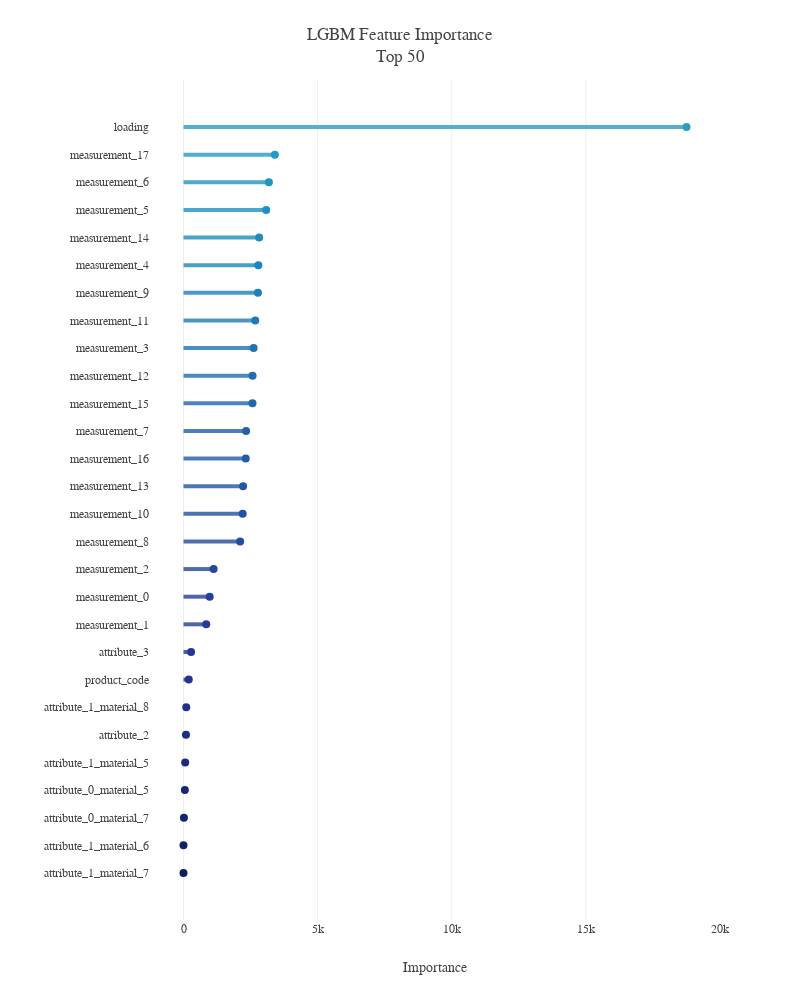

Notebook source saved alongside this figure:
### Code cell
top = 50

feature_importance_df['avg'] = feature_importance_df.mean(axis=1)
feature_importance_top = feature_importance_df.avg.nlargest(top).sort_values(ascending=True)

pal=sns.color_palette("YlGnBu", 65).as_hex()
fig=go.Figure()
for i in range(len(feature_importance_top.index)):
    fig.add_shape(dict(type="line", y0=i, y1=i, x0=0, x1=feature_importance_top[i],
                       line_color=pal[::-1][i],opacity=0.8,line_width=4))

fig.add_trace(go.Scatter(x=feature_importance_top, y=feature_importance_top.index, mode='markers',
                         marker_color=pal[::-1], marker_size=8,
                         hovertemplate='%{y} Importance = %{x:.0f}<extra></extra>'))

fig.update_layout(template=plotly_template,title=f'LGBM Feature Importance<br>Top {top}',
                  margin=dict(l=150,t=80),
                  xaxis=dict(title='Importance', zeroline=False),
                  yaxis_showgrid=False, height=1000, width=800)
fig.show()

### Figure 1 — Plotly figure (JSON) as saved in the notebook; plotly's stock layout.template omitted (floating-point values rounded to 4 significant figures)
{"data": [{"hovertemplate": "%{y} Importance = %{x:.0f}<extra></extra>", "marker": {"color": ["#0b1f5e", "#0e2265", "#12256d", "#162874", "#192b7c", "#1d2e83", "#21308b", "#243392", "#253795", "#243c98", "#24419a", "#24479d", "#234c9f", "#2351a2", "#2356a4", "#225ca7", "#2260a9", "#2166ac", "#216daf", "#2073b2", "#1f7ab5", "#1f80b8", "#1e86bb", "#1d8dbe", "#1d91c0", "#2296c1", "#269bc1", "#2b9fc2", "#2fa4c2", "#34a9c3", "#39adc3", "#3db2c4", "#40b5c4", "#48b9c3", "#50bbc2", "#57bec1", "#5fc1c0", "#67c4be", "#6fc7bd", "#76cabc", "#7ecdbb", "#85cfba", "#8ed3ba", "#97d6b9", "#a0dab8", "#a9ddb7", "#b2e1b6", "#bbe4b5", "#c4e8b4", "#c9eab4", "#ceecb3", "#d3eeb3", "#d7efb3", "#dcf1b2", "#e1f3b2", "#e6f5b2", "#eaf7b1", "#edf8b2", "#f0f9b7", "#f2fabc", "#f4fbc1", "#f7fcc6", "#f9fdcb", "#fbfdd0", "#fdfed5"], "size": 8}, "mode": "markers", "type": "scatter", "x": [0, 0, 15.73, 50.68, 62.69, 92.6, 103.1, 196.4, 282.3, 848.8, 976.3, 1124.0, 2112.0, 2206.0, 2221.0, 2321.0, 2334.0, 2572.0, 2575.0, 2614.0, 2676.0, 2775.0, 2792.0, 2821.0, 3083.0, 3184.0, 3406.0, 18760.0], "y": ["attribute_1_material_7", "attribute_1_material_6", "attribute_0_material_7", "attribute_0_material_5", "attribute_1_material_5", "attribute_2", "attribute_1_material_8", "product_code", "attribute_3", "measurement_1", "measurement_0", "measurement_2", "measurement_8", "measurement_10", "measurement_13", "measurement_16", "measurement_7", "measurement_15", "measurement_12", "measurement_3", "measurement_11", "measurement_9", "measurement_4", "measurement_14", "measurement_5", "measurement_6", "measurement_17", "loading"]}], "layout": {"height": 1000, "margin": {"l": 150, "t": 80}, "shapes": [{"line": {"color": "#0b1f5e", "width": 4}, "opacity": 0.8, "type": "line", "x0": 0, "x1": 0, "y0": 0, "y1": 0}, {"line": {"color": "#0e2265", "width": 4}, "opacity": 0.8, "type": "line", "x0": 0, "x1": 0, "y0": 1, "y1": 1}, {"line": {"color": "#12256d", "width": 4}, "opacity": 0.8, "type": "line", "x0": 0, "x1": 15.73, "y0": 2, "y1": 2}, {"line": {"color": "#162874", "width": 4}, "opacity": 0.8, "type": "line", "x0": 0, "x1": 50.68, "y0": 3, "y1": 3}, {"line": {"color": "#192b7c", "width": 4}, "opacity": 0.8, "type": "line", "x0": 0, "x1": 62.69, "y0": 4, "y1": 4}, {"line": {"color": "#1d2e83", "width": 4}, "opacity": 0.8, "type": "line", "x0": 0, "x1": 92.6, "y0": 5, "y1": 5}, {"line": {"color": "#21308b", "width": 4}, "opacity": 0.8, "type": "line", "x0": 0, "x1": 103.1, "y0": 6, "y1": 6}, {"line": {"color": "#243392", "width": 4}, "opacity": 0.8, "type": "line", "x0": 0, "x1": 196.4, "y0": 7, "y1": 7}, {"line": {"color": "#253795", "width": 4}, "opacity": 0.8, "type": "line", "x0": 0, "x1": 282.3, "y0": 8, "y1": 8}, {"line": {"color": "#243c98", "width": 4}, "opacity": 0.8, "type": "line", "x0": 0, "x1": 848.8, "y0": 9, "y1": 9}, {"line": {"color": "#24419a", "width": 4}, "opacity": 0.8, "type": "line", "x0": 0, "x1": 976.3, "y0": 10, "y1": 10}, {"line": {"color": "#24479d", "width": 4}, "opacity": 0.8, "type": "line", "x0": 0, "x1": 1124.0, "y0": 11, "y1": 11}, {"line": {"color": "#234c9f", "width": 4}, "opacity": 0.8, "type": "line", "x0": 0, "x1": 2112.0, "y0": 12, "y1": 12}, {"line": {"color": "#2351a2", "width": 4}, "opacity": 0.8, "type": "line", "x0": 0, "x1": 2206.0, "y0": 13, "y1": 13}, {"line": {"color": "#2356a4", "width": 4}, "opacity": 0.8, "type": "line", "x0": 0, "x1": 2221.0, "y0": 14, "y1": 14}, {"line": {"color": "#225ca7", "width": 4}, "opacity": 0.8, "type": "line", "x0": 0, "x1": 2321.0, "y0": 15, "y1": 15}, {"line": {"color": "#2260a9", "width": 4}, "opacity": 0.8, "type": "line", "x0": 0, "x1": 2334.0, "y0": 16, "y1": 16}, {"line": {"color": "#2166ac", "width": 4}, "opacity": 0.8, "type": "line", "x0": 0, "x1": 2572.0, "y0": 17, "y1": 17}, {"line": {"color": "#216daf", "width": 4}, "opacity": 0.8, "type": "line", "x0": 0, "x1": 2575.0, "y0": 18, "y1": 18}, {"line": {"color": "#2073b2", "width": 4}, "opacity": 0.8, "type": "line", "x0": 0, "x1": 2614.0, "y0": 19, "y1": 19}, {"line": {"color": "#1f7ab5", "width": 4}, "opacity": 0.8, "type": "line", "x0": 0, "x1": 2676.0, "y0": 20, "y1": 20}, {"line": {"color": "#1f80b8", "width": 4}, "opacity": 0.8, "type": "line", "x0": 0, "x1": 2775.0, "y0": 21, "y1": 21}, {"line": {"color": "#1e86bb", "width": 4}, "opacity": 0.8, "type": "line", "x0": 0, "x1": 2792.0, "y0": 22, "y1": 22}, {"line": {"color": "#1d8dbe", "width": 4}, "opacity": 0.8, "type": "line", "x0": 0, "x1": 2821.0, "y0": 23, "y1": 23}, {"line": {"color": "#1d91c0", "width": 4}, "opacity": 0.8, "type": "line", "x0": 0, "x1": 3083.0, "y0": 24, "y1": 24}, {"line": {"color": "#2296c1", "width": 4}, "opacity": 0.8, "type": "line", "x0": 0, "x1": 3184.0, "y0": 25, "y1": 25}, {"line": {"color": "#269bc1", "width": 4}, "opacity": 0.8, "type": "line", "x0": 0, "x1": 3406.0, "y0": 26, "y1": 26}, {"line": {"color": "#2b9fc2", "width": 4}, "opacity": 0.8, "type": "line", "x0": 0, "x1": 18760.0, "y0": 27, "y1": 27}], "title": {"text": "LGBM Feature Importance<br>Top 50"}, "width": 800, "xaxis": {"title": {"text": "Importance"}, "zeroline": false}, "yaxis": {"showgrid": false}}}
